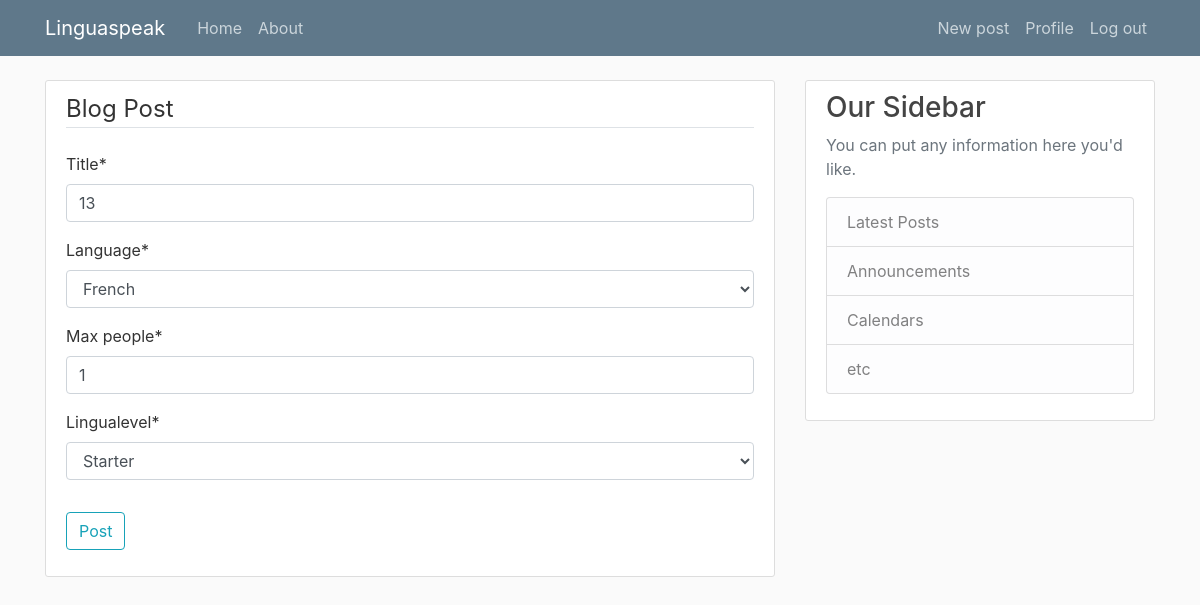
The page /thread/1/update/ (signed in) on the database its author committed.
### main/models.py (models this page shows, shortened)
class Thread(models.Model):
    language = models.ForeignKey(Language, on_delete=models.CASCADE)
    lingualevel = models.ForeignKey(LinguaLevel, on_delete=models.CASCADE)
    date_posted = models.DateTimeField(default=timezone.now)
    title = models.CharField(max_length=100)
    max_people = models.IntegerField()
    author = models.ForeignKey(User, on_delete=models.CASCADE)

class Language(models.Model):
    title = models.CharField(max_length=100)
    def __str__(self):
        return self.title

class LinguaLevel(models.Model):
    title = models.CharField(max_length=100)
    short_title = models.CharField(max_length=100)
    def __str__(self):
        return self.title

### main/views.py (the view, shortened to what this page needs)
# urls.py: path('thread/<int:pk>/update/', ThreadUpdateView.as_view(), name='thread-update'),
class ThreadUpdateView(LoginRequiredMixin, UserPassesTestMixin, UpdateView):
        model = Thread
        fields = ['title', 'language', 'max_people', 'lingualevel']
        def test_func(self):
            thread = self.get_object()
            if self.request.user == thread.author:
                return True
            return False

### main/templates/main/thread_form.html (shortened to what this page needs)
{% extends "main/base.html" %}
{% load crispy_forms_tags %}
{% block content %}
<div class="content-section">
  <form method="POST">
    <fieldset class="form-group">
      <legend class="border-bottom mb-4">Blog Post</legend>
      {{ form|crispy}}
    </fieldset>
    <div class="form-group">
      <button class="btn btn-outline-info" type="submit">Post</button>
    </div>
  </form>
</div>
{% endblock content%}

### main/static/blog/main.css (style rules this page uses)
body { background: #fafafa; color: #333333; margin-top: 5rem; }
.content-section { background: #ffffff; padding: 10px 20px; border: 1px solid #dddddd; border-radius: 3px; margin-bottom: 20px; }

### rows shown on the page
Thread: title "13", language "French", max_people "1", lingualevel "Starter"
